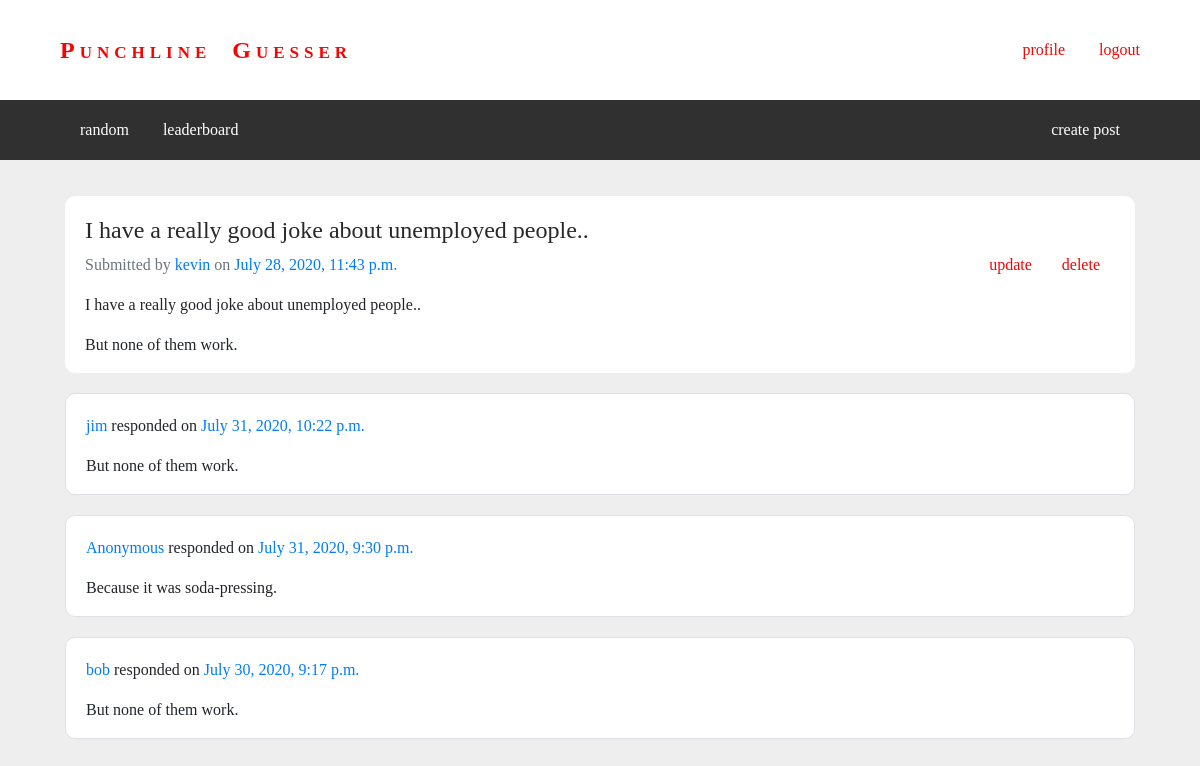
Page /punchline/post/1/ (signed in) on the earlier database version.
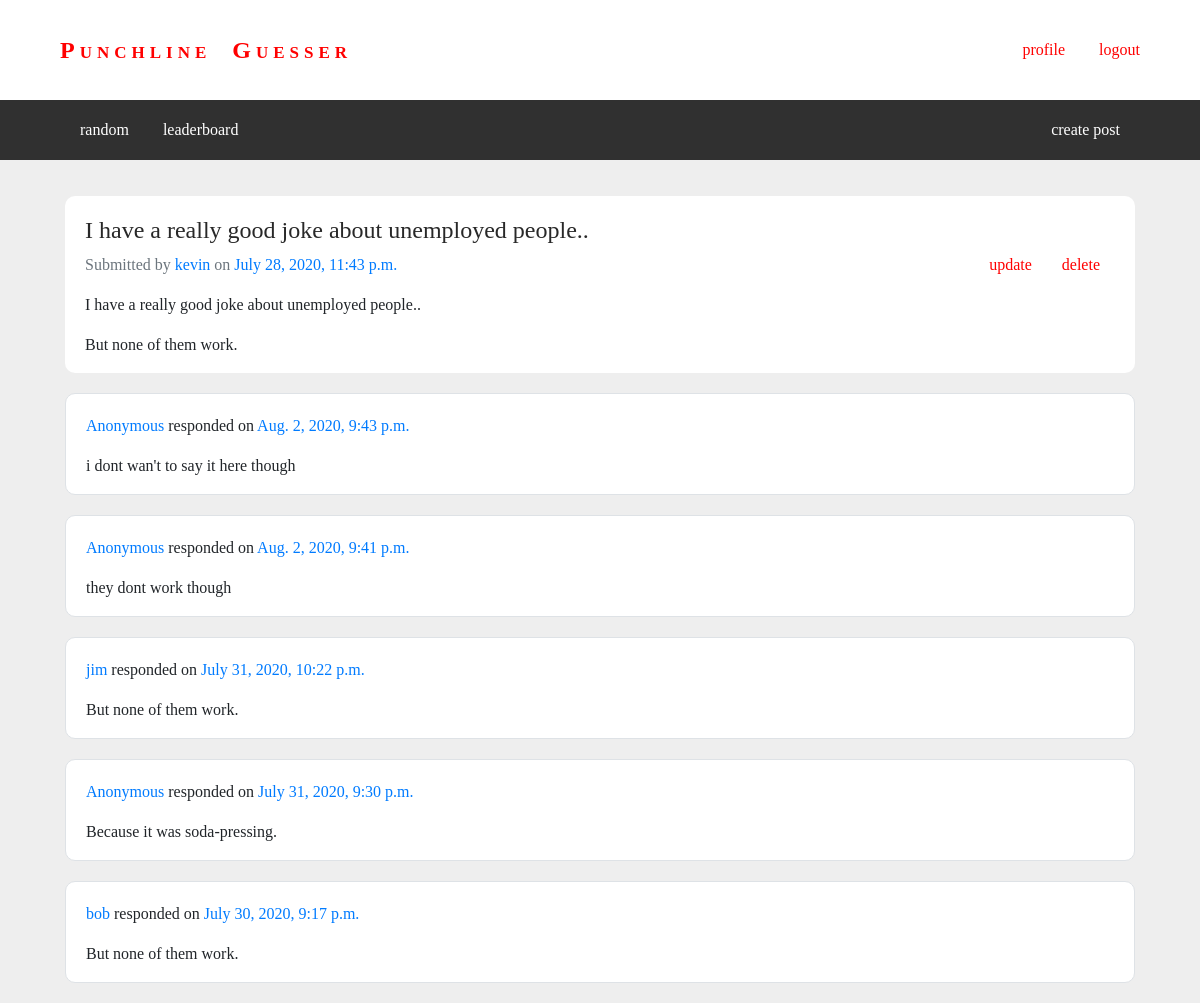
Same page on the later database version.
### punchline/models.py (models this page shows, shortened)
class Response(models.Model):
	post = models.ForeignKey('Post', on_delete=models.SET_NULL, null=True)
	content = models.CharField(max_length=100)
	score = models.IntegerField(default=0)
	author = models.ForeignKey(User, on_delete=models.SET_NULL, null=True)
	date_posted = models.DateTimeField(auto_now_add=True)
	def __str__(self):
		return self.content
	class Meta:
		ordering = ['-date_posted']

### punchline/views.py (the view)
# urls.py: path('post/<int:pk>/', views.PostDetailView.as_view(), name='post-detail'),
class PostDetailView(generic.DetailView):
	model = Post
	def get_context_data(self, **kwargs):
		context = super(PostDetailView, self).get_context_data(**kwargs)
		if self.request.user.is_authenticated:
			attempted = [post.id for post in self.request.user.profile.attempted.all()]
		else:
			attempted = self.request.session.get('attempt_id', [])
		answered_already = False
		for post_id in attempted:
			if post_id == self.kwargs['pk']:
				answered_already = True
		if self.request.user == self.get_object().author:
			answered_already = True
		context['answered_already'] = answered_already
		return context

### punchline/templates/punchline/post_detail.html
{% extends "base_generic.html" %}
{% block content %}
	{% if answered_already %}
		<div class="media content">
	        <div class="media-body">
	        	<h4><a href="#" class="media-heading">{{ post.title }}</a></h4>
	        	{% ifequal user post.author %}
	        		<a href="{% url 'delete_post' post.id %}" class="red-link">delete</a>
	        		<a href="{% url 'update_post' post.id %}" class="red-link">update</a>
	        	{% endifequal %}
	        	<p class="text-muted">Submitted by
	        		{% if post.author %}
	        			<a href="{% url 'profile' post.author.username %}">{{ post.author }}</a>
	        		{% else %}
	        			<a href="#">Anonymous</a>
	        		{% endif %}
	        		on <a href="#">{{ post.date_posted }}</a></p>
	            <p>{{ post.setup }}</p>
	            <p>{{ post.punchline }}</p>
	        </div>
	    </div>
	    {% for response in post.response_set.all %}
	    	<div class="media content border">
	    		<div class="media-body">
					<p>
						{% if response.author %}
							<a href="{% url 'profile' response.author.username %}">{{ response.author.username }}</a>
						{% else %}
							<a href="#">Anonymous</a>
						{% endif %}
						responded on <a href="#">{{ response.date_posted }}</a>
					</p>
					<p>{{ response }}</p>
				</div>
		    </div>
		{% endfor %}
	{% else %}
		<div class="media content">
	        <div class="media-body">
	            <p>You haven't guessed the punchline for this post yet. <a href="{% url 'guess' post.id %}">Click here</a> to try.</p>
	        </div>
	    </div>
	{% endif %}
{% endblock %}

Differences in the rows shown:
added Response: shows "Anonymous", date_posted "Aug. 2, 2020, 9:43 p.m.", content "i dont wan't to say it here though"
added Response: shows "Anonymous", date_posted "Aug. 2, 2020, 9:41 p.m.", content "they dont work though"
